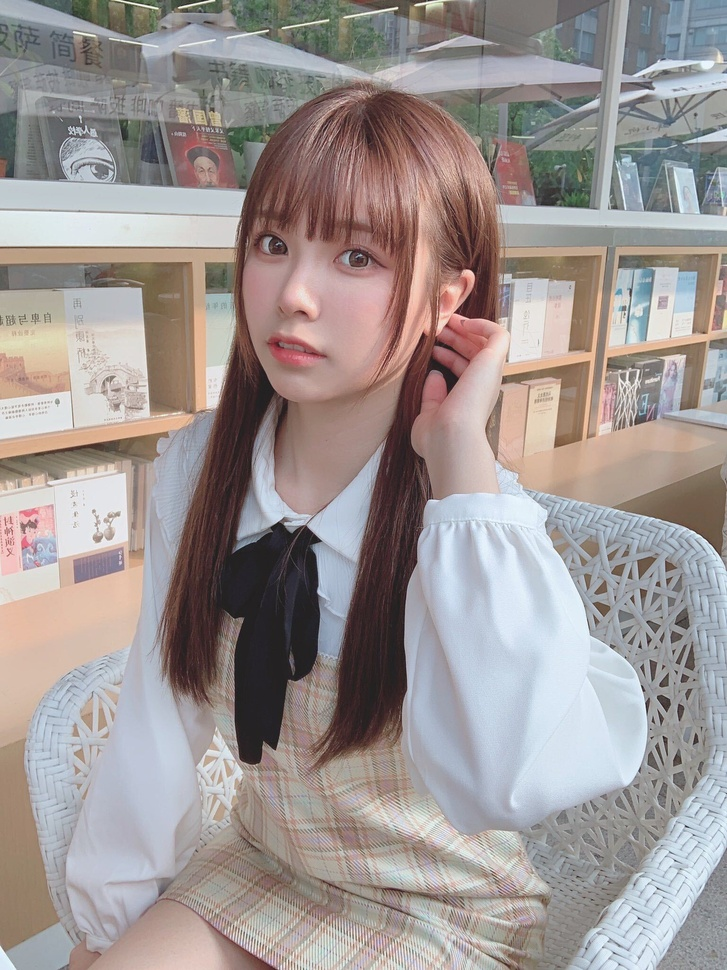
#> input picture lena.jpg, 727 x 970 px, shrunk from 1536 x 2048 before the run
$ python img.py   (older library calls are emulated)
#> lines starting #> are read from the running program, lines starting #| are printed output that depends on the picture; after the words box and inside, x2 and y2 are one past the last pixel; in counts of white or black regions, pixels touching at a corner belong together
import cv2
import numpy as np
import matplotlib.pyplot as plt

# ヒストグラム
img = cv2.imread('lena.jpg')
#> img is the input picture: shape (970, 727, 3); mean B, G, R 147.6, 149.4, 157.8
color=('b','g','r')
for i,col in enumerate(color):
    histr=cv2.calcHist([img],[i],None,[256],[0,256])
    plt.plot(histr,color=col)
    plt.xlim([0,256])
plt.show()
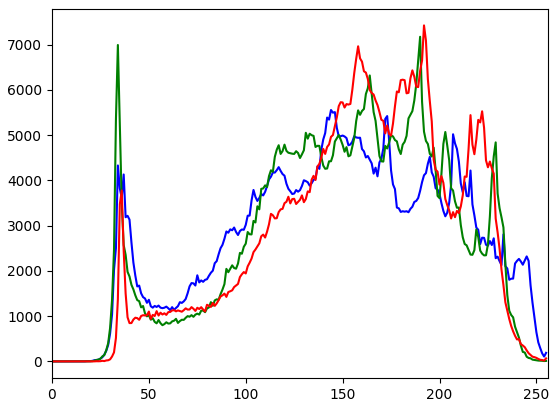
#> figure drawn by matplotlib, 1 panel; curve peaks at x = 144, y = 5553; curve peaks at x = 190, y = 7171; curve peaks at x = 192, y = 7422

# 輪郭
imgray = cv2.cvtColor(img,cv2.COLOR_BGR2GRAY)
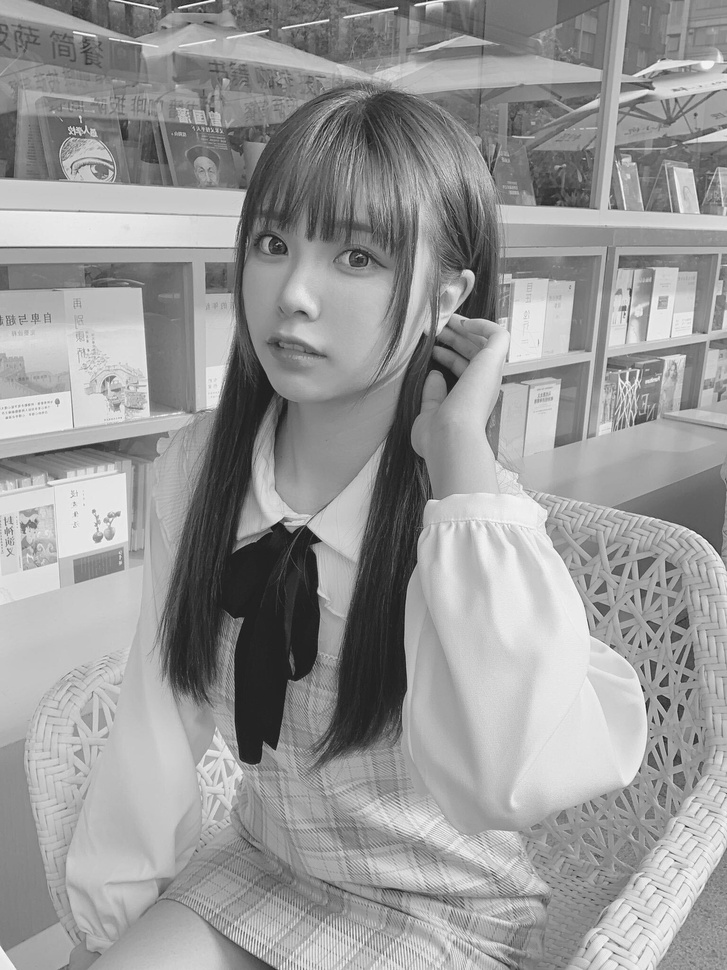
#> imgray: shape (970, 727); min 20, max 254, mean 151.7
ret,thresh=cv2.threshold(imgray,150,255,0)
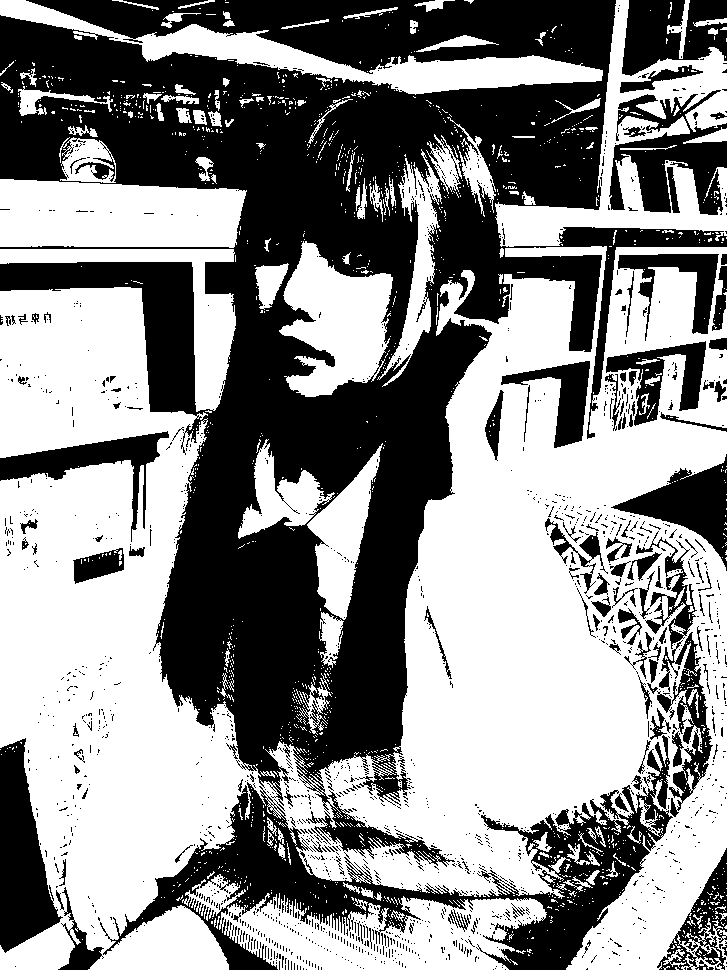
#> thresh: shape (970, 727); 54.6% white; 1589 black regions (1459 under 20 px)
img_,contours,hierarchy=cv2.findContours(thresh,cv2.RETR_EXTERNAL,cv2.CHAIN_APPROX_SIMPLE)
#> contours = 1296 contours, 1206 with area under 20; largest, box (x1, y1, x2, y2) and area: (0, 246, 727, 970) 300186, (495, 0, 727, 247) 16284, (219, 893, 547, 970) 16110, (0, 179, 247, 248) 14680, (0, 0, 603, 95) 12432

img_ = cv2.drawContours(img, contours,-1,(0,0,255),3)
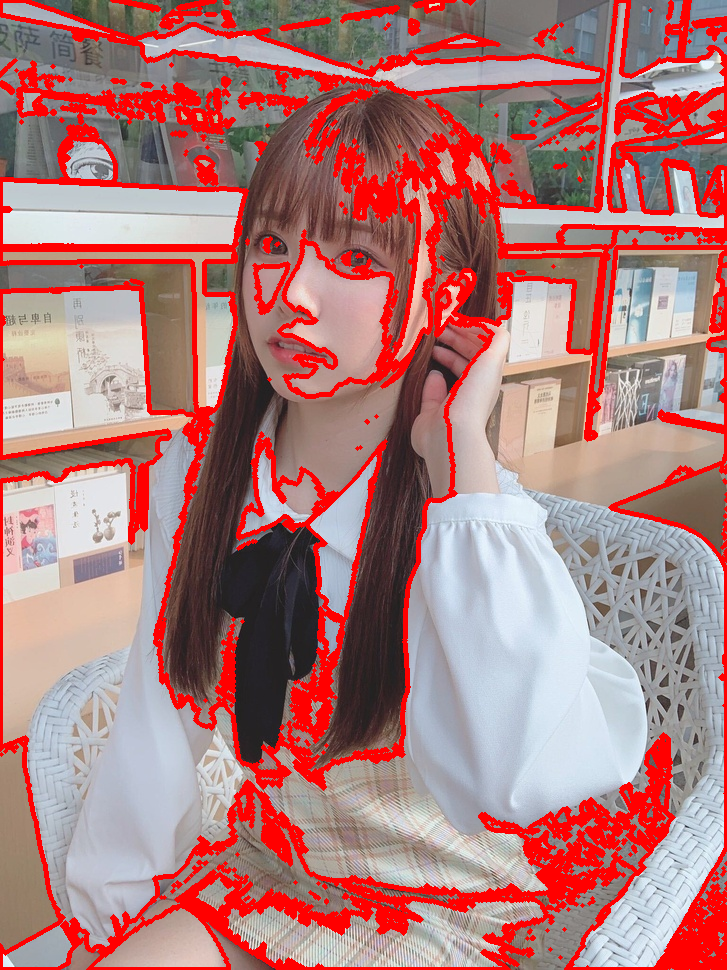
#> img_: shape (970, 727, 3); mean B, G, R 122, 123.1, 174.8

cv2.imshow('img',img)
cv2.waitKey(0)
cv2.destroyAllWindows()
